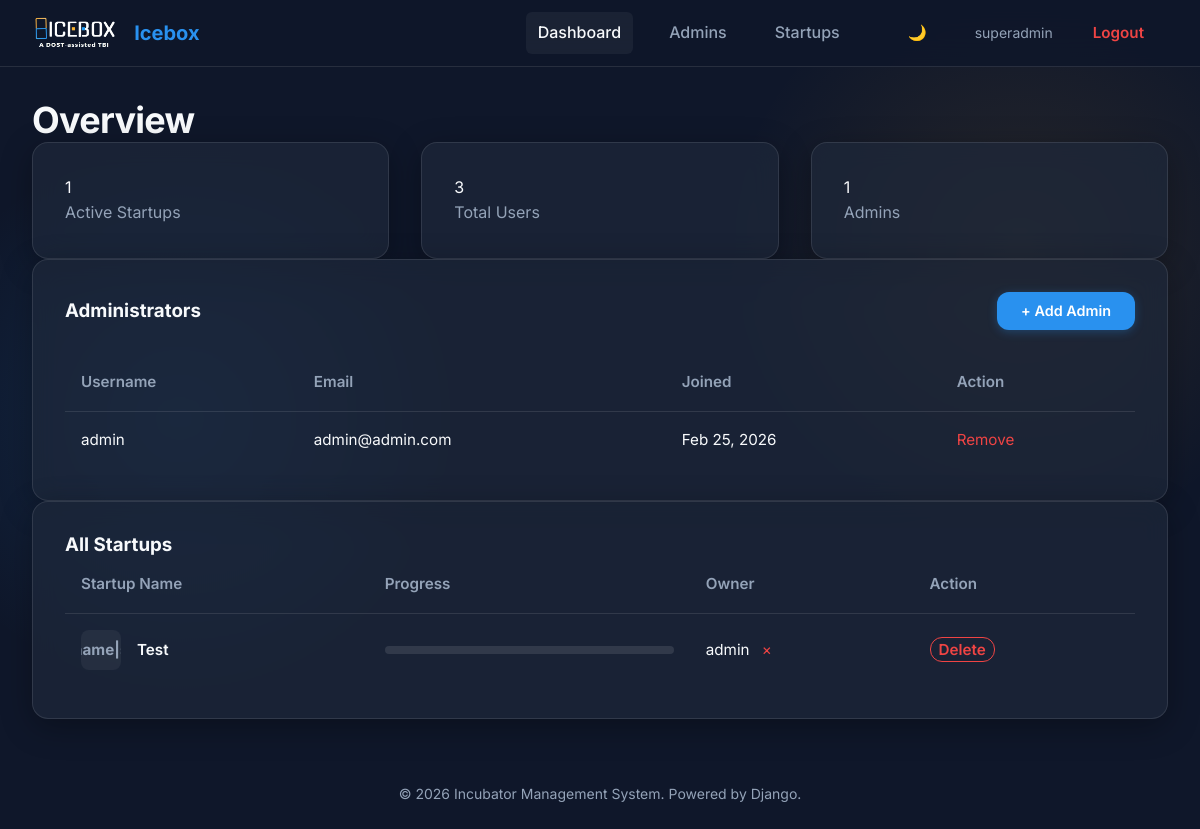
Screenshot of /dashboard/ (signed in) with the database file from the repository.
### incubator/models.py (models this page shows, shortened)
class User(AbstractUser):
    ROLE_CHOICES = (
        ('super_admin', 'Super Admin'),
        ('admin', 'Admin'),
        ('incubatee', 'Incubatee'),
    )
    role = models.CharField(max_length=20, choices=ROLE_CHOICES, default='incubatee')
    middle_name = models.CharField(max_length=100, blank=True, null=True)
    contact_number = models.CharField(max_length=20, blank=True, null=True)
    created_by = models.ForeignKey('self', on_delete=models.SET_NULL, null=True, blank=True)

class Startup(models.Model):
    STAGE_CHOICES = (
        ('ideation', 'Ideation'),
        ('validation', 'Validation'),
        ('scaling', 'Scaling'),
    )
    name = models.CharField(max_length=200)
    description = models.TextField(blank=True, null=True)
    logo = models.ImageField(upload_to='startup_logos/', blank=True, null=True)
    industry = models.CharField(max_length=100, blank=True, null=True)
    stage = models.CharField(max_length=50, choices=STAGE_CHOICES, default='ideation')
    owner = models.ForeignKey(User, on_delete=models.CASCADE, related_name='owned_startups')
    email = models.EmailField(max_length=120, blank=True, null=True)
    contact_number = models.CharField(max_length=20, blank=True, null=True)
    created_at = models.DateTimeField(default=timezone.now)
    members = models.ManyToManyField(User, through='StartupMember', related_name='startups')
    @property
    def progress(self):
        total = self.milestones.count()
        if total == 0:
            return 0
        completed = self.milestones.filter(status='completed').count()
        return int((completed / total) * 100)

### incubator/views.py (the view)
# urls.py: path('dashboard/', views.dashboard, name='dashboard'),
@login_required
def dashboard(request):
    user = request.user
    if user.role == 'super_admin':
        return super_admin_dashboard(request)
    elif user.role == 'admin':
        return admin_dashboard(request)
    else:
        return incubatee_dashboard(request)

### incubator/views.py (called while the page is built)
def super_admin_dashboard(request):
    admins = User.objects.filter(role='admin')
    incubatees = User.objects.filter(role='incubatee')
    startups = Startup.objects.all()
    context = {
        'admins': admins,
        'incubatees': incubatees,
        'startups': startups,
        'total_startups': startups.count(),
        'total_users': User.objects.count()
    }
    return render(request, 'dashboard/super_admin.html', context)

### templates/dashboard/super_admin.html (shortened to what this page needs)
{% extends 'base.html' %}
{% block content %}
<h1 class="heading-lg">Overview</h1>
<div class="dashboard-grid mb-4">
    <div class="glass-card stat-card">
        <div class="stat-number">{{ total_startups }}</div>
        <div style="color: var(--text-secondary);">Active Startups</div>
    </div>
    <div class="glass-card stat-card">
        <div class="stat-number">{{ total_users }}</div>
        <div style="color: var(--text-secondary);">Total Users</div>
    </div>
    <div class="glass-card stat-card">
        <div class="stat-number">{{ admins.count }}</div>
        <div style="color: var(--text-secondary);">Admins</div>
    </div>
</div>
<div class="glass-card">
    <div style="display: flex; justify-content: space-between; align-items: center; margin-bottom: 1.5rem;">
        <h3>Administrators</h3>
        <a href="{% url 'add_admin' %}" class="btn btn-primary" style="font-size: 0.9rem;">+ Add Admin</a>
    </div>
    <table class="table">
        <thead>
            <tr>
                <th>Username</th>
                <th>Email</th>
                <th>Joined</th>
                <th>Action</th>
            </tr>
        </thead>
        <tbody>
            {% for admin in admins %}
            <tr>
                <td>{{ admin.username }}</td>
                <td>{{ admin.email }}</td>
                <td>{{ admin.date_joined|date:"M d, Y" }}</td>
                <td>
                    <a href="{% url 'delete_user' admin.id %}" style="color: var(--danger-color);"
                        onclick="return confirm('Are you sure?')">Remove</a>
                </td>
            </tr>
            {% empty %}
            <tr>
                <td colspan="4" class="text-center" style="color: var(--text-secondary);">No other admins found.</td>
            </tr>
            {% endfor %}
        </tbody>
    </table>
</div>
<div class="glass-card">
    <h3>All Startups</h3>
    <table class="table">
        <thead>
            <tr>
                <th>Startup Name</th>
                <th>Progress</th>
                <th>Owner</th>
                <th>Action</th>
            </tr>
        </thead>
        <tbody>
            {% for startup in startups %}
            <tr>
                <td>
                    <a href="{% url 'view_startup' startup.id %}" style="text-decoration: none; color: inherit;">
                        <div style="display: flex; align-items: center; gap: 1rem; cursor: pointer;">
                            <div
                                style="width: 40px; height: 40px; border-radius: 8px; background: rgba(255,255,255,0.05); display: flex; align-items: center; justify-content: center; overflow: hidden; flex-shrink: 0;">
                                {% if startup.logo %}
                                <img src="{{ startup.logo.url }}" alt="{{ startup.name }}"
                                    style="width: 100%; height: 100%; object-fit: cover;">
                                {% else %}
                                <span style="font-weight: bold; color: var(--text-secondary);">{{
                                    }}</span>
                                {% endif %}
                            </div>
                            <span style="font-weight: 600; color: var(--text-primary);">{{ startup.name }}</span>
                        </div>
                    </a>
                </td>
                <td style="width: 30%;">
                    <div style="display: flex; align-items: center; gap: 1rem;">
                        <div
                            style="flex-grow: 1; height: 8px; background: rgba(255,255,255,0.1); border-radius: 4px; overflow: hidden;">
                        </div>
                    </div>
                </td>
                <td>
                    {{ startup.owner.username }}
                    <a href="{% url 'delete_user' startup.owner.id %}" title="Delete User"
                        onclick="return confirm('Delete this user?')"
                        style="color: var(--danger-color); margin-left: 0.5rem; text-decoration: none;">&times;</a>
                </td>
                <td>
                    <a href="{% url 'delete_startup' startup.id %}" class="btn btn-sm"
                        style="color: var(--danger-color); border: 1px solid var(--danger-color); padding: 0.25rem 0.5rem;"
                        onclick="return confirm('Are you sure you want to delete this startup?')">Delete</a>
                </td>
            </tr>
            {% endfor %}
        </tbody>
    </table>
</div>
{% endblock %}

### templates/base.html (shortened to what this page needs)
{% load static %}
<!DOCTYPE html>
<html lang="en">
<head>
    <link rel="stylesheet" href="{% static 'css/main.css' %}">
</head>
<body>
    {% if user.is_authenticated %}
    <header class="main-header">
        <div class="container flex justify-between items-center">
            <a href="{% url 'dashboard' %}" class="flex items-center gap-sm">
                <img src="{% static 'img/logo.png' %}" alt="Icebox Logo" style="height: 40px;">
                <span class="font-bold heading-sm">Icebox</span>
            </a>
            <div class="flex items-center gap-lg">
                <nav class="flex gap-md">
                    <a href="{% url 'dashboard' %}"
                        class="nav-link {% if request.resolver_match.url_name == 'dashboard' %}active{% endif %}">Dashboard</a>
                    {% if user.role == 'super_admin' %}
                    <a href="{% url 'add_admin' %}"
                        class="nav-link {% if request.resolver_match.url_name == 'add_admin' %}active{% endif %}">Admins</a>
                    {% endif %}
                    {% if user.role == 'admin' or user.role == 'super_admin' %}
                    <a href="{% url 'add_startup' %}"
                        class="nav-link {% if request.resolver_match.url_name == 'add_startup' %}active{% endif %}">Startups</a>
                    {% endif %}
                </nav>
                <div class="flex items-center gap-md">
                    <button id="theme-toggle" class="btn btn-ghost p-sm" aria-label="Toggle Theme">
                        <span id="theme-icon">🌙</span>
                    </button>
                    <div class="flex items-center gap-sm">
                        <span class="text-sm text-muted">{{ user.username }}</span>
                        <a href="{% url 'logout' %}" class="btn btn-ghost text-sm"
                            style="color: var(--danger-color);">Logout</a>
                    </div>
                </div>
            </div>
        </div>
    </header>
    {% endif %}
    <main class="container mt-lg mb-lg">
        {% block content %}
        {% endblock %}
    </main>
    <footer class="container text-center text-muted mb-lg" style="margin-top: 4rem;">
        <p class="text-sm">&copy; {% now "Y" %} Incubator Management System. Powered by Django.</p>
    </footer>
</body>
</html>

### static/css/main.css (style rules this page uses)
:root { --brand-blue: #2991EF; --brand-orange: #F7AE2F; --brand-purple: #8B5CF6; --brand-teal: #14B8A6; --accent-color: var(--brand-blue); --accent-hover: #1c7ed6; --danger-color: #ef4444; --danger-bg: rgba(239, 68, 68, 0.1); --success-color: #22c55e; --success-bg: rgba(34, 197, 94, 0.1); --warning-color: #f59e0b; --warning-bg: rgba(245, 158, 11, 0.1); --info-color: #3b82f6; --info-bg: rgba(59, 130, 246, 0.1); --bg-color: #0F172A; --bg-secondary: #1E293B; --text-primary: #F8FAFC; --text-secondary: #94A3B8; --text-tertiary: #64748B; --border-color: rgba(255, 255, 255, 0.1); --glass-bg: rgba(30, 41, 59, 0.7); --glass-border: 1px solid rgba(255, 255, 255, 0.1); --glass-shadow: 0 8px 32px 0 rgba(0, 0, 0, 0.3); --glass-blur: blur(12px); --space-xs: 0.5rem; --space-sm: 1rem; --space-md: 1.5rem; --space-lg: 2rem; --space-xl: 3rem; --radius-sm: 0.375rem; --radius-md: 0.75rem; --radius-lg: 1rem; --radius-full: 9999px; --font-heading: 'Inter', sans-serif; --font-body: 'Inter', sans-serif; --bg-gradient-1: rgba(41, 145, 239, 0.15); --bg-gradient-2: rgba(247, 174, 47, 0.1); }
*, *::before, *::after { box-sizing: border-box; margin: 0; padding: 0; }
body { background-color: var(--bg-color); color: var(--text-primary); font-family: var(--font-body); line-height: 1.6; min-height: 100vh; background-image: radial-gradient(circle at 15% 50%, var(--bg-gradient-1), transparent 25%), radial-gradient(circle at 85% 30%, var(--bg-gradient-2), transparent 25%); background-attachment: fixed; transition: background-color 0.3s ease, color 0.3s ease; }
img { max-width: 100%; display: block; }
a { color: var(--accent-color); text-decoration: none; transition: color 0.2s ease; }
.container { max-width: 1280px; margin: 0 auto; padding: 0 var(--space-lg); }
.flex { display: flex; }
.items-center { align-items: center; }
.justify-between { justify-content: space-between; }
.gap-sm { gap: var(--space-sm); }
.gap-md { gap: var(--space-md); }
.gap-lg { gap: var(--space-lg); }
.dashboard-grid { display: grid; grid-template-columns: repeat(auto-fit, minmax(350px, 1fr)); gap: var(--space-lg); align-items: start; }
.mb-lg { margin-bottom: var(--space-lg); }
.mt-lg { margin-top: var(--space-lg); }
.p-sm { padding: var(--space-sm); }
h1, h2, h3, h4, h5, h6 { font-weight: 700; line-height: 1.2; color: var(--text-primary); }
.heading-lg { font-size: 2.25rem; letter-spacing: -0.02em; }
.heading-sm { font-size: 1.25rem; }
.text-sm { font-size: 0.875rem; }
.text-muted { color: var(--text-secondary); }
.text-center { text-align: center; }
.font-bold { font-weight: 700; }
.btn { display: inline-flex; align-items: center; justify-content: center; padding: 0.75rem 1.5rem; border-radius: var(--radius-md); font-weight: 600; font-size: 0.95rem; cursor: pointer; border: none; transition: all 0.2s ease; gap: 0.5rem; line-height: 1; }
.btn-primary { background: var(--accent-color); color: #ffffff; box-shadow: 0 2px 10px rgba(41, 145, 239, 0.3); }
.btn-ghost { background: transparent; color: var(--text-secondary); }
.glass-card { background: var(--glass-bg); backdrop-filter: var(--glass-blur); -webkit-backdrop-filter: var(--glass-blur); border: var(--glass-border); border-radius: var(--radius-lg); box-shadow: var(--glass-shadow); padding: var(--space-lg); overflow: hidden; position: relative; }
.main-header { background: rgba(15, 23, 42, 0.85); backdrop-filter: blur(16px); border-bottom: var(--glass-border); position: sticky; top: 0; z-index: 50; padding: 0.75rem 0; }
.nav-link { color: var(--text-secondary); font-weight: 500; padding: 0.5rem 0.75rem; border-radius: var(--radius-sm); transition: all 0.2s; }
.nav-link:hover, .nav-link.active { color: var(--text-primary); background: rgba(255, 255, 255, 0.05); }
.table { width: 100%; border-collapse: separate; border-spacing: 0; font-size: 0.95rem; }
.table th { text-align: left; padding: 1rem; color: var(--text-secondary); font-weight: 600; border-bottom: 1px solid var(--border-color); }
.table td { padding: 1rem; border-bottom: 1px solid var(--border-color); vertical-align: middle; }
.table tr:last-child td { border-bottom: none; }

### rows the page displays
User: username "superadmin"
User: username "admin", email "admin@admin.com", date_joined "Feb 25, 2026"
Startup: name "Test", owner.username "admin"

### other values shown
{{ total_startups }} "1"
{{ total_users }} "3"
{{ admins.count }} "1"
